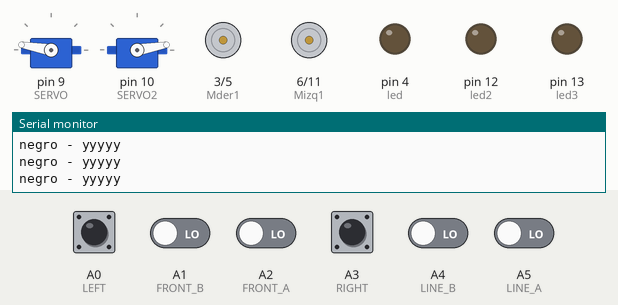
A sketch run on a simulated Arduino Uno, built with avr-gcc and run on an emulated ATmega328P. Shown: 2 × servo, motor-driver pin pairs drawn as motors (green arrow = first pin HIGH = forward, orange = second pin HIGH = backward, longer = more drive), output pins drawn as LEDs (lit = HIGH), the last lines printed to the serial monitor. Wiring (inferred from the names in the program): IR receiver: data pin 7. The inputs (shaded band) are chosen by the test bench; at power-on: A0 (LEFT), A1 (FRONT_B), A2 (FRONT_A), A3 (RIGHT), A4 (LINE_B), A5 (LINE_A) LOW.

Above: at 1.2 s.
1.3 s: A0 (LEFT) pulled HIGH for 1 s
At 1.48 s:
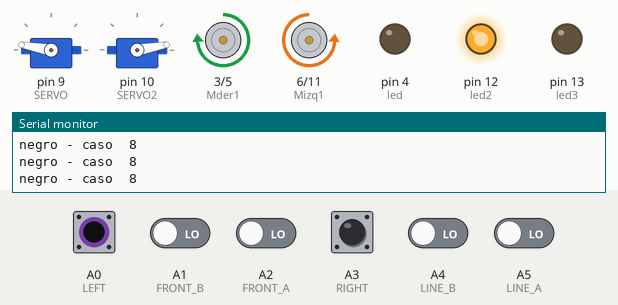
4.3 s: A3 (RIGHT) pulled HIGH for 0.15 s
At 5.6 s:
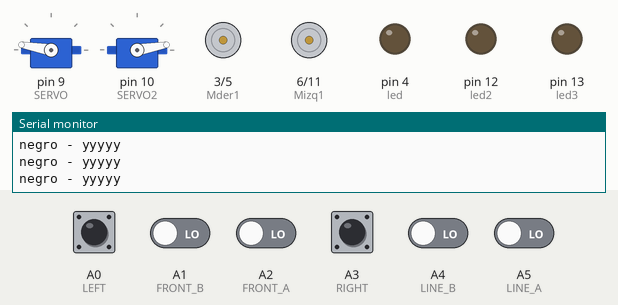
6.1 s: A1 (FRONT_B) driven HIGH
At 6.9 s:
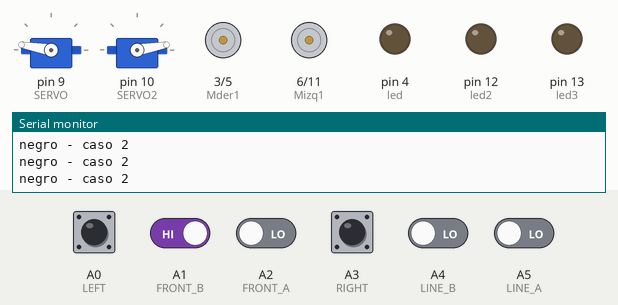
9.1 s: A2 (FRONT_A) driven HIGH
At 10.3 s:
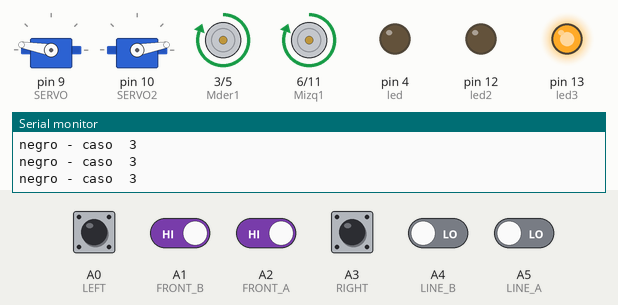
12.1 s: A0 (LEFT) pulled HIGH for 0.15 s
At 13.1 s:
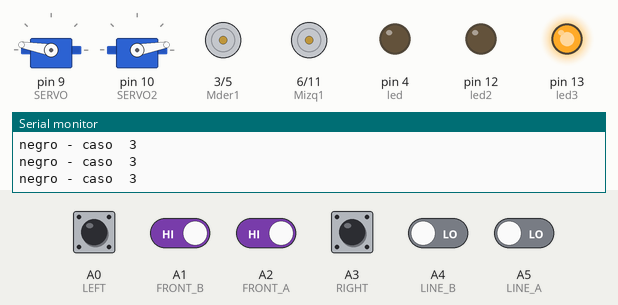
15.2 s: A3 (RIGHT) pulled HIGH for 1 s
At 17.4 s:
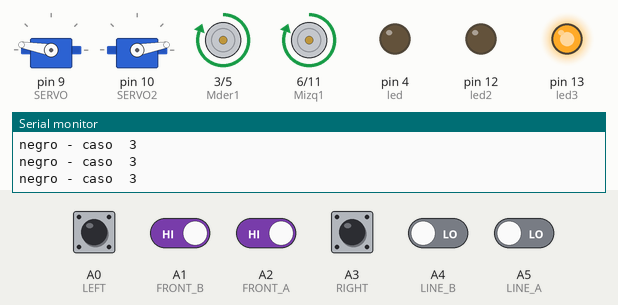
Timing chart, 0 to 66.7 s (numbered marks = the images above; inputs shaded):
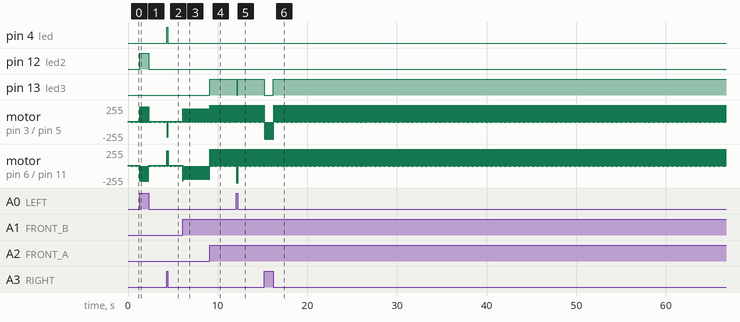

The sketch:

mini_mini_rumania.ino
```cpp
#include <Servo.h>
#include <Arduino.h>
#define LINE_A A5 // IZQUIERDO
#define LINE_B A4// DERECHO
#define RIGHT A3
#define FRONT_A A2 // ENFRENTE DERECHP2
#define FRONT_B A1 // ENFRENTE IZQUIERDO1
#define LEFT A0
#define SERVO 9 //servo izquierda
#define SERVO2 10
int Mder1 = 3;    //motor 1 izqueirda bn1
int Mder2 = 5;   // MOTOR 1 IZQUIERDA bni1
int Mizq1 = 6;
int Mizq2 = 11;
int led = 4;
int led2 = 12;
int led3 = 13;
#define REMOTE 7

Servo FLAG;

Servo FLAG2;

int sensorState;
int lineState;


void setup() {
  FLAG.attach(SERVO);
  FLAG2.attach(SERVO2);
  pinMode(LINE_A, INPUT);
  pinMode(LINE_B, INPUT);
  pinMode(RIGHT, INPUT);
  pinMode(LEFT, INPUT);
  pinMode(FRONT_A, INPUT);
  pinMode(FRONT_B, INPUT);
  pinMode(Mizq1, OUTPUT);
  pinMode(Mizq2, OUTPUT);
  pinMode(Mder1, OUTPUT);
  pinMode(Mder2, OUTPUT);
  pinMode(REMOTE, INPUT);
    pinMode(led,OUTPUT);
    pinMode(led2,OUTPUT);
      pinMode(led3,OUTPUT);
  Serial.begin(9600);


  FLAG.write(85);
  FLAG2.write(105);
}

void loop() {

  Serial.println(digitalRead(REMOTE));

  while (digitalRead(REMOTE) == 1) //mientras esta activo el arrancador poner la bandera a 20 grados y ejecutar battle
  {
    FLAG.write(170); //servo izquierda
    FLAG2.write(10);
    sensorState = sensorValue();
    lineState = lineValue();


    switch (lineState) {
      case 41:
        Serial.print("negro - ");

        switch (sensorState) {

          case 1:  //DETECTA SENSOR ENFRENTE DERECHA.
            Serial.println("caso  1");
            derecha(200, 200); //gira con muy poca potencia a la derecha
            delay(20);
            paro();
            delay(10);

            break;

          case 2: //DETECTA SENSOR ENFRENTE IZQUIERDA.
            Serial.println("caso 2 ");
            izquierda(200, 200);
            delay(20);//gira con poca potencia a la izquierda
            paro();
            delay(10);

            break;

          case 3: //DETECTA DOBLE SENSOR ENFRENTE.
            Serial.println("caso  3");

                          digitalWrite(led3,HIGH);
            delay(5);
            adelante (255, 255);
            delay(30);
            paro();
            delay(10);

                                          digitalWrite(led3,LOW);
            delay(5);

            break;

          case 4: //DETECTA SOLO SENSOR DERECHO.
            Serial.println("caso  4");
            digitalWrite(led,HIGH);
            delay(5);
            derecha(230, 230); //gira casi full a la derecha.
            delay(20);
            paro();
            delay(10);
                        digitalWrite(led,LOW);
            delay(5);
            break;

          case 5: //DETECTA ENFRENTE DERECHA Y DERECHA.
            Serial.println("caso  5");
                                      digitalWrite(led3,HIGH);
            delay(5);
                        digitalWrite(led,HIGH);
            delay(5);

            derecha(200, 200); //gira con poca potencia a la derecha
            delay(20);
            paro();
            delay(10);

                                          digitalWrite(led3,LOW);
            delay(5);
                                    digitalWrite(led,LOW);
            delay(5);

            break;

          case 8: //DETECTA SOLO SENSOR IZQUIERDO
            Serial.println("caso  8");

                        digitalWrite(led2,HIGH);
            delay(5);

            izquierda(230, 230); //gira casi full a la izquierda
            delay(20);
            paro();
            delay(10);

                                    digitalWrite(led2,LOW);
            delay(5);

            break;

          case 10:  //DETECTA ENFRENTE IZQUIERDA E IZQUIERDA.
            Serial.println("caso  10");
                                                  digitalWrite(led3,HIGH);
            delay(5);
                                    digitalWrite(led2,HIGH);
            delay(5);
            izquierda(200, 200); //gira con poca potencia a la izquierda
            delay(20);
            paro();
            delay(10);

                                                      digitalWrite(led3,LOW);
            delay(5);
                                                digitalWrite(led2,LOW);
            delay(5);
            break;

          case 15:  //DETECTAN TODOS, 1vs10000 kmara qleros, manos les van a faltar para pelarme la verga.
            Serial.println("caso Todos");
            derecha(130, 130); //torbellino mortal a la derecha, impactrueno.
            delay(50);


            break;

          case 11: // 3 sensores izquierda
            Serial.println("caso 11");
            izquierda(255, 255); //vueltas izquierda contra banderas
            delay(20);
            paro();
            delay(10);

            break;

          case 7: //3 sensores derecha
            Serial.println("caso 12");
            derecha(255, 255); // vueltas derecha contra banderas
            delay(20);
            paro();
            delay(10);

            break;

          default:
            Serial.println("yyyyy"); //NO DETECTA yyyyyyyy numero izquierda motor izquierda

            adelante (10, 11); // valor derecha es motor izquierdo
            delay(30);
            paro();
            delay(20);

            break;
        }
        break;

      case 20:
        Serial.println("Blanco 1");
        atras(255, 255);
        delay(90);
        paro();
        izquierda(255, 255);
        delay(200);
        paro();
        delay(200);

        break;

      case 21:
        Serial.println("Blanco 2");
        atras(255, 255);
        delay(90);
        paro();
        derecha(255, 255);
        delay(200);
        paro();
        delay(200);

        break;

      case 0:
        Serial.println("Blanco doble");
        atras(250, 250);
        delay(40);
        izquierda(255, 255);
        delay(240);
        paro();
        delay(200);

        break;

      default:
        Serial.println("Line default");

        break;
    }
  }
  paro ();
  FLAG.write(85);

}

// --------------- Funciones de sensores --------------- .

int sensorValue() {
  int sens1 = digitalRead(FRONT_A) * 1;// enfrente derecho
  int sens2 = digitalRead(FRONT_B) * 2;
  int sens3 = digitalRead(RIGHT) * 4;
  int sens4 = digitalRead(LEFT) * 8;
  int total = sens1 + sens2 + sens3 + sens4;
  return total;
}

int lineValue() {
  int line1 = digitalRead(LINE_A) * 20;
  int line2 = digitalRead(LINE_B) * 21;
  int total = line1+line2 ;
  return 41;
}


// --------------- Funciones de motores --------------- .

void adelante(int potenciaDerecha, int potenciaIzquierda) {
  //las potencias pueden tener un valor entre 1 y 255

  analogWrite(Mder1, potenciaDerecha);
                  digitalWrite(Mder2, LOW);
  analogWrite(Mizq1, potenciaIzquierda);
                    digitalWrite(Mizq2, LOW);
}
void atras(int potenciaDerecha, int potenciaIzquierda) {
  //las potencias pueden tener un valor entre 1 y 255
  analogWrite(Mder2, potenciaDerecha);

  analogWrite(Mizq2, potenciaIzquierda);

}
void paro() {
  digitalWrite(Mder1, LOW);
  digitalWrite(Mder2, LOW);
  digitalWrite(Mizq1, LOW);
  digitalWrite(Mizq2, LOW);
}

void izquierda(int potenciaDerecha, int potenciaIzquierda) {
  //las potencias pueden tener un valor entre 1 y 255

  analogWrite(Mder1, potenciaDerecha);
                             digitalWrite(Mder2, LOW);
                          digitalWrite(Mizq1, LOW);
  analogWrite(Mizq2, potenciaIzquierda);
}

void derecha(int potenciaDerecha, int potenciaIzquierda) {
  //las potencias pueden tener un valor entre 1 y 255

                     digitalWrite(Mder1, LOW);
  analogWrite(Mder2, potenciaDerecha);
  analogWrite(Mizq1, potenciaIzquierda);
                       digitalWrite(Mizq2, LOW);
}
```

Measured:
- after the input at 1.3 s, pin 12 (led2): LOW → HIGH at once, → LOW 1.0 s later
- after the input at 4.3 s, pin 4 (led): LOW → HIGH at once, → LOW 0.12 s later
- after the input at 6.1 s, motor on pin 3 (Mder1) / pin 5 (Mder2): alternates forward 200/255 for 0.02 s and stopped for 0.01 s, starting at once
- after the input at 9.1 s, pin 13 (led3): LOW → HIGH at once; motor on pin 3 (Mder1) / pin 5 (Mder2), motor on pin 6 (Mizq1) / pin 11 (Mizq2): alternates forward 255/255 for 0.03 s and stopped for 0.02 s, starting at once
- after the input at 12.1 s, pin 13 (led3): HIGH → LOW at once, → HIGH 0.13 s later
- after the input at 15.2 s, pin 13 (led3): HIGH → LOW at once, → HIGH 1.0 s later
- by itself, motor on pin 6 (Mizq1) / pin 11 (Mizq2): repeats every 0.03 s: stopped 0.01 s, backward 200/255 0.02 s
